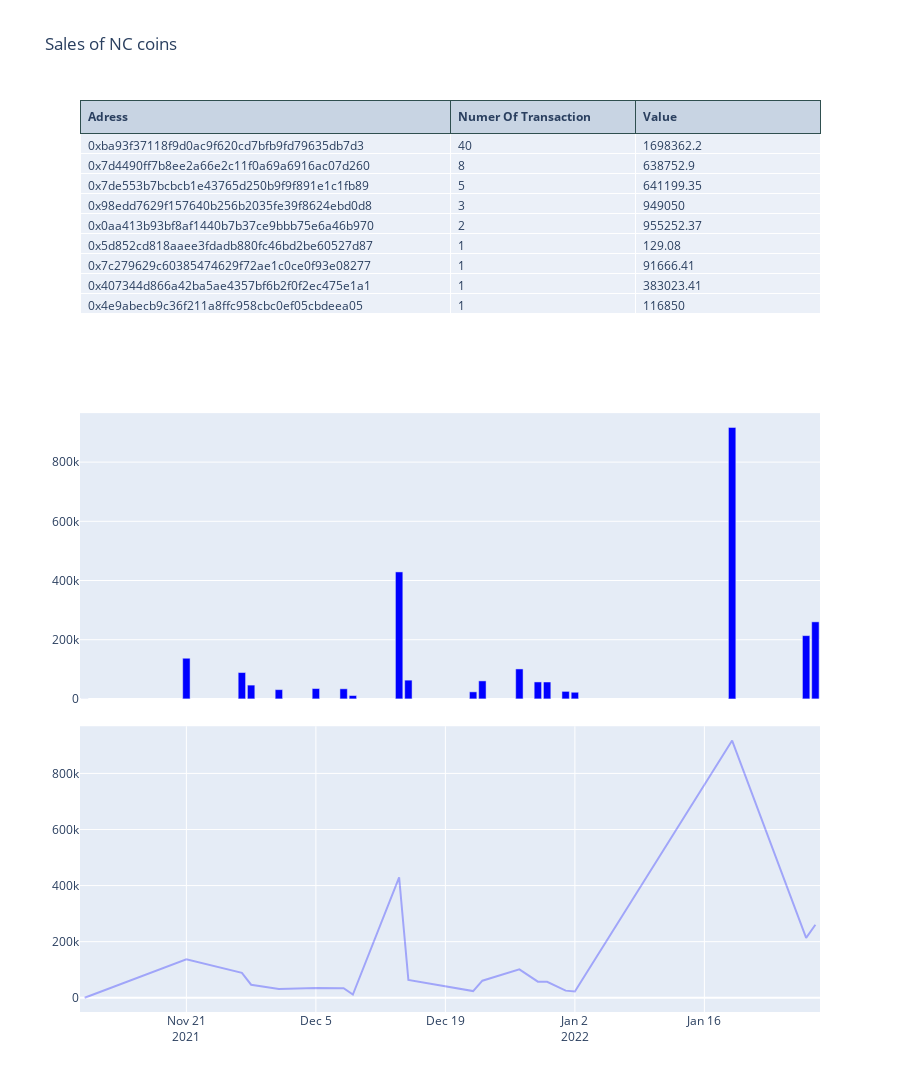

The notebook cell this image was saved under:
### Code cell
# Set plot parametr

fig = make_subplots(
    rows=3, cols=1,
    shared_xaxes=True,
    vertical_spacing=0.03,
    specs=[[{"type": "table"}],
           [{"type": "scatter"}],
           [{"type": "scatter"}]]
)

fig.add_trace(
    go.Scatter(
        x=df_temp['Date'],
        y=df_temp['Quantity'],
        line = dict(color = 'blue'),
        opacity = 0.3,
        mode='lines'
    ),    
    row=3, col=1
), 

fig.add_trace(
    go.Bar(
        x=df_temp['Date'],
        y=df_temp['Quantity'],
        marker_color='blue'
    ),
    row=2, col=1
)

fig.add_trace(
    go.Table(
    columnorder = [1,2,3],
    columnwidth = [100,50,50],
    header=dict(
        values=[['<b>Adress</b>'],['<b>Numer Of Transaction</b>'],['<b>Value</b>']],

        align='left',
        font_size=12,
        line_color='darkslategray'
               ),
    cells=dict(
        values=[df_sell.Adress, df_sell.Number_of_transaction, df_sell.Value],

        align=['left'],
              )),
    row=1, col=1
)
fig.update_layout(
    height=1200,
    showlegend=False,
    title_text="Sales of NC coins",
)

fig.show()

### Figure 1 — Plotly figure (JSON) as saved in the notebook; plotly's stock layout.template omitted (floating-point values rounded to 4 significant figures)
{"data": [{"line": {"color": "blue"}, "mode": "lines", "opacity": 0.3, "type": "scatter", "x": ["2021-11-10T00:00:00", "2021-11-21T00:00:00", "2021-11-27T00:00:00", "2021-11-28T00:00:00", "2021-12-01T00:00:00", "2021-12-05T00:00:00", "2021-12-08T00:00:00", "2021-12-09T00:00:00", "2021-12-14T00:00:00", "2021-12-15T00:00:00", "2021-12-22T00:00:00", "2021-12-23T00:00:00", "2021-12-27T00:00:00", "2021-12-29T00:00:00", "2021-12-30T00:00:00", "2022-01-01T00:00:00", "2022-01-02T00:00:00", "2022-01-19T00:00:00", "2022-01-27T00:00:00", "2022-01-28T00:00:00"], "xaxis": "x2", "y": [129.1, 137300.0, 88990.0, 46550.0, 31220.0, 34920.0, 34040.0, 11320.0, 429000.0, 63340.0, 23750.0, 60800.0, 101175, 57230.0, 57000, 25330.0, 22380.0, 917300.0, 213750, 260300], "yaxis": "y2"}, {"marker": {"color": "blue"}, "type": "bar", "x": ["2021-11-10T00:00:00", "2021-11-21T00:00:00", "2021-11-27T00:00:00", "2021-11-28T00:00:00", "2021-12-01T00:00:00", "2021-12-05T00:00:00", "2021-12-08T00:00:00", "2021-12-09T00:00:00", "2021-12-14T00:00:00", "2021-12-15T00:00:00", "2021-12-22T00:00:00", "2021-12-23T00:00:00", "2021-12-27T00:00:00", "2021-12-29T00:00:00", "2021-12-30T00:00:00", "2022-01-01T00:00:00", "2022-01-02T00:00:00", "2022-01-19T00:00:00", "2022-01-27T00:00:00", "2022-01-28T00:00:00"], "xaxis": "x", "y": [129.1, 137300.0, 88990.0, 46550.0, 31220.0, 34920.0, 34040.0, 11320.0, 429000.0, 63340.0, 23750.0, 60800.0, 101175, 57230.0, 57000, 25330.0, 22380.0, 917300.0, 213750, 260300], "yaxis": "y"}, {"cells": {"align": ["left"], "values": [["0xba93f37118f9d0ac9f620cd7bfb9fd79635db7d3", "0x7d4490ff7b8ee2a66e2c11f0a69a6916ac07d260", "0x7de553b7bcbcb1e43765d250b9f9f891e1c1fb89", "0x98edd7629f157640b256b2035fe39f8624ebd0d8", "0x0aa413b93bf8af1440b7b37ce9bbb75e6a46b970", "0x5d852cd818aaee3fdadb880fc46bd2be60527d87", "0x7c279629c60385474629f72ae1c0ce0f93e08277", "0x407344d866a42ba5ae4357bf6b2f0f2ec475e1a1", "0x4e9abecb9c36f211a8ffc958cbc0ef05cbdeea05"], [40, 8, 5, 3, 2, 1, 1, 1, 1], [1698000.0, 638800.0, 641200.0, 949050, 955300.0, 129.1, 91670.0, 383000.0, 116850]]}, "columnorder": [1, 2, 3], "columnwidth": [100, 50, 50], "domain": {"x": [0, 1], "y": [0.6867, 1.0]}, "header": {"align": "left", "font": {"size": 12}, "line": {"color": "darkslategray"}, "values": [["<b>Adress</b>"], ["<b>Numer Of Transaction</b>"], ["<b>Value</b>"]]}, "type": "table"}], "layout": {"height": 1200, "showlegend": false, "title": {"text": "Sales of NC coins"}, "xaxis": {"anchor": "y", "domain": [0, 1], "matches": "x2", "showticklabels": false}, "xaxis2": {"anchor": "y2", "domain": [0, 1]}, "yaxis": {"anchor": "x", "domain": [0.3433, 0.6567]}, "yaxis2": {"anchor": "x2", "domain": [0, 0.3133]}}}
